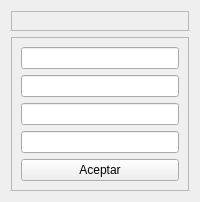
               <widget class="QWidget" name="vitacora_page">
                <layout class="QVBoxLayout" name="verticalLayout_33">
                 <item>
                  <widget class="QFrame" name="frame_24">
                   <property name="frameShape">
                    <enum>QFrame::StyledPanel</enum>
                   </property>
                   <property name="frameShadow">
                    <enum>QFrame::Raised</enum>
                   </property>
                   <layout class="QVBoxLayout" name="verticalLayout_34"/>
                  </widget>
                 </item>
                 <item>
                  <widget class="QFrame" name="frame_25">
                   <property name="frameShape">
                    <enum>QFrame::StyledPanel</enum>
                   </property>
                   <property name="frameShadow">
                    <enum>QFrame::Raised</enum>
                   </property>
                   <layout class="QVBoxLayout" name="verticalLayout_35">
                    <item>
                     <widget class="QLineEdit" name="lineEdit_13"/>
                    </item>
                    <item>
                     <widget class="QLineEdit" name="lineEdit_14"/>
                    </item>
                    <item>
                     <widget class="QLineEdit" name="lineEdit_15"/>
                    </item>
                    <item>
                     <widget class="QLineEdit" name="lineEdit_16"/>
                    </item>
                    <item>
                     <widget class="QPushButton" name="pushButton_6">
                      <property name="text">
                       <string>Aceptar</string>
                      </property>
                     </widget>
                    </item>
                   </layout>
                  </widget>
                 </item>
                </layout>
               </widget>
